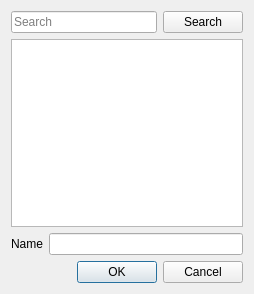
<?xml version="1.0" encoding="UTF-8"?>
<ui version="4.0">
 <class>RefEditDialog</class>
 <widget class="QDialog" name="RefEditDialog">
  <property name="windowModality">
   <enum>Qt::ApplicationModal</enum>
  </property>
  <property name="geometry">
   <rect>
    <x>0</x>
    <y>0</y>
    <width>254</width>
    <height>294</height>
   </rect>
  </property>
  <property name="windowTitle">
   <string>Edit Reference</string>
  </property>
  <layout class="QVBoxLayout" name="verticalLayout">
   <item>
    <layout class="QHBoxLayout" name="searchHBox">
     <item>
      <widget class="SearchLineEdit" name="searchEdit">
       <property name="placeholderText">
        <string>Search</string>
       </property>
      </widget>
     </item>
     <item>
      <widget class="QPushButton" name="searchButton">
       <property name="text">
        <string>Search</string>
       </property>
       <property name="icon">
        <iconset resource="../../../libwar/resources/images.qrc">
         <normaloff>:/icons/edit-find.png</normaloff>:/icons/edit-find.png</iconset>
       </property>
      </widget>
     </item>
    </layout>
   </item>
   <item>
    <widget class="QListWidget" name="refList"/>
   </item>
   <item>
    <layout class="QHBoxLayout" name="nameHBox">
     <item>
      <widget class="QLabel" name="nameLabel">
       <property name="text">
        <string>Name</string>
       </property>
      </widget>
     </item>
     <item>
      <widget class="QLineEdit" name="nameEdit"/>
     </item>
    </layout>
   </item>
   <item>
    <widget class="WarButtonBox" name="saveBox">
     <property name="standardButtons">
      <set>QDialogButtonBox::Cancel|QDialogButtonBox::Ok</set>
     </property>
    </widget>
   </item>
  </layout>
 </widget>
 <customwidgets>
  <customwidget>
   <class>WarButtonBox</class>
   <extends>QDialogButtonBox</extends>
   <header location="global">widgets/WarButtonBox.h</header>
  </customwidget>
  <customwidget>
   <class>SearchLineEdit</class>
   <extends>QLineEdit</extends>
   <header location="global">widgets/SearchLineEdit.h</header>
  </customwidget>
 </customwidgets>
 <resources>
  <include location="../../../libwar/resources/images.qrc"/>
 </resources>
 <connections/>
</ui>
